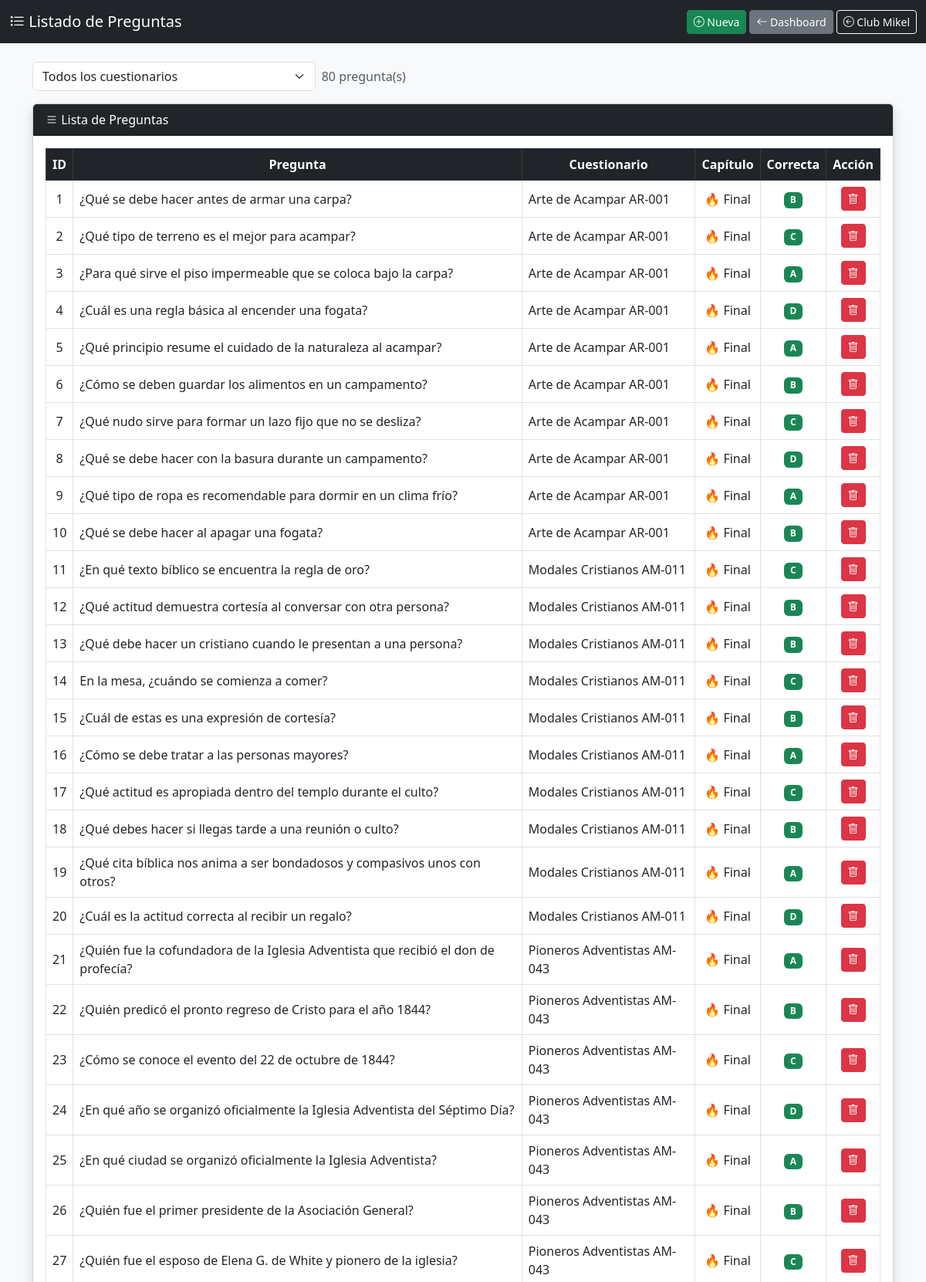
The page /admin/preguntas.php (signed in, upper part) on the database its author committed.
### tables this page shows
CREATE TABLE `preguntas` (
  `id` int(11) NOT NULL,
  `pregunta` text DEFAULT NULL,
  `opcion_a` varchar(255) DEFAULT NULL,
  `opcion_b` varchar(255) DEFAULT NULL,
  `opcion_c` varchar(255) DEFAULT NULL,
  `opcion_d` varchar(255) DEFAULT NULL,
  `respuesta_correcta` char(1) DEFAULT NULL,
  `explicacion` text DEFAULT NULL,
  `capitulo` varchar(10) NOT NULL,
  `id_cuestionario` int(11) DEFAULT NULL
);

CREATE TABLE `cuestionarios` (
  `id` int(11) NOT NULL,
  `nombre` varchar(100) NOT NULL,
  `descripcion` text DEFAULT NULL,
  `fecha_creacion` timestamp NOT NULL DEFAULT current_timestamp(),
  `imagen` varchar(255) DEFAULT NULL
);

### includes/auth.php (called while the page is built, shortened)
<?php
function e($s){ return htmlspecialchars((string)$s, ENT_QUOTES, 'UTF-8'); }

### admin/preguntas.php (the view, shortened to what this page needs)
<?php
require __DIR__ . '/../includes/auth.php';
require __DIR__ . '/../modelo/conexion.php';
$filtro = (int)($_GET['cuestionario'] ?? 0);
$sql = "SELECT p.*, c.nombre AS cuestionario
        FROM preguntas p
        LEFT JOIN cuestionarios c ON c.id = p.id_cuestionario";
if ($filtro > 0) {
    $stmt = $con->prepare($sql . " WHERE p.id_cuestionario=? ORDER BY p.capitulo, p.id");
    $stmt->bind_param("i", $filtro);
    $stmt->execute();
    $preguntas = $stmt->get_result()->fetch_all(MYSQLI_ASSOC);
} else {
    $preguntas = $con->query($sql . " ORDER BY p.id_cuestionario, p.capitulo, p.id")->fetch_all(MYSQLI_ASSOC);
}
?>
<!DOCTYPE html>
<html lang="es">
<head>
<link href="https://cdn.jsdelivr.net/npm/bootstrap@5.3.0/dist/css/bootstrap.min.css" rel="stylesheet">
<link href="https://cdn.jsdelivr.net/npm/bootstrap-icons@1.10.5/font/bootstrap-icons.css" rel="stylesheet">
</head>
<body class="bg-light">
<nav class="navbar navbar-dark bg-dark">
<div class="container-fluid">
    <span class="navbar-brand"><i class="bi bi-list-task"></i> Listado de Preguntas</span>
    <div>
        <a href="registrarPreguntas.php" class="btn btn-success btn-sm"><i class="bi bi-plus-circle"></i> Nueva</a>
        <a href="dashboard.php" class="btn btn-secondary btn-sm"><i class="bi bi-arrow-left"></i> Dashboard</a>
        <a href="<?= CLUB_URL ?>" class="btn btn-outline-light btn-sm"><i class="bi bi-arrow-left-circle"></i> Club Mikel</a>
    </div>
</div>
</nav>
<div class="container mt-4">
<form method="GET" class="row g-2 mb-3">
    <div class="col-md-4">
        <select name="cuestionario" class="form-select" onchange="this.form.submit()">
            <option value="0">Todos los cuestionarios</option>
        </select>
    </div>
    <div class="col-auto align-self-center text-muted"><?= count($preguntas) ?> pregunta(s)</div>
</form>
<div class="card shadow">
<div class="card-header bg-dark text-white"><i class="bi bi-list"></i> Lista de Preguntas</div>
<div class="card-body">
<div class="table-responsive">
<table class="table table-hover table-bordered align-middle">
    <thead class="table-dark text-center">
        <tr>
            <th>ID</th><th>Pregunta</th><th>Cuestionario</th><th>Capítulo</th><th>Correcta</th><th>Acción</th>
        </tr>
    </thead>
    <tbody>
    <?php foreach ($preguntas as $row) { ?>
        <tr>
            <td class="text-center"><?= (int)$row['id'] ?></td>
            <td><?= e($row['pregunta']) ?></td>
            <td><?= e($row['cuestionario'] ?? '—') ?></td>
            <td class="text-center"><?= $row['capitulo'] === 'final' ? '🔥 Final' : e($row['capitulo']) ?></td>
            <td class="text-center"><span class="badge bg-success"><?= e($row['respuesta_correcta']) ?></span></td>
            <td class="text-center">
                <form action="eliminar_pregunta.php" method="POST" class="d-inline"
                      onsubmit="return confirm('¿Eliminar esta pregunta?')">
                    <button class="btn btn-danger btn-sm"><i class="bi bi-trash"></i></button>
                </form>
            </td>
        </tr>
    <?php } ?>
    </tbody>
</table>
</div>
</div>
</div>
</div>
</body>
</html>

### rows shown on the page
preguntas: id "1", pregunta "¿Qué se debe hacer antes de armar una carpa?", id_cuestionario.nombre "Arte de Acampar AR-001", capitulo "🔥 Final", respuesta_correcta "B"
preguntas: id "2", pregunta "¿Qué tipo de terreno es el mejor para acampar?", id_cuestionario.nombre "Arte de Acampar AR-001", capitulo "🔥 Final", respuesta_correcta "C"
preguntas: id "3", pregunta "¿Para qué sirve el piso impermeable que se coloca bajo la carpa?", id_cuestionario.nombre "Arte de Acampar AR-001", capitulo "🔥 Final", respuesta_correcta "A"
preguntas: id "4", pregunta "¿Cuál es una regla básica al encender una fogata?", id_cuestionario.nombre "Arte de Acampar AR-001", capitulo "🔥 Final", respuesta_correcta "D"
preguntas: id "5", pregunta "¿Qué principio resume el cuidado de la naturaleza al acampar?", id_cuestionario.nombre "Arte de Acampar AR-001", capitulo "🔥 Final", respuesta_correcta "A"
preguntas: id "6", pregunta "¿Cómo se deben guardar los alimentos en un campamento?", id_cuestionario.nombre "Arte de Acampar AR-001", capitulo "🔥 Final", respuesta_correcta "B"
preguntas: id "7", pregunta "¿Qué nudo sirve para formar un lazo fijo que no se desliza?", id_cuestionario.nombre "Arte de Acampar AR-001", capitulo "🔥 Final", respuesta_correcta "C"
preguntas: id "8", pregunta "¿Qué se debe hacer con la basura durante un campamento?", id_cuestionario.nombre "Arte de Acampar AR-001", capitulo "🔥 Final", respuesta_correcta "D"
preguntas: id "9", pregunta "¿Qué tipo de ropa es recomendable para dormir en un clima frío?", id_cuestionario.nombre "Arte de Acampar AR-001", capitulo "🔥 Final", respuesta_correcta "A"
preguntas: id "10", pregunta "¿Qué se debe hacer al apagar una fogata?", id_cuestionario.nombre "Arte de Acampar AR-001", capitulo "🔥 Final", respuesta_correcta "B"
preguntas: id "11", pregunta "¿En qué texto bíblico se encuentra la regla de oro?", id_cuestionario.nombre "Modales Cristianos AM-011", capitulo "🔥 Final", respuesta_correcta "C"
preguntas: id "12", pregunta "¿Qué actitud demuestra cortesía al conversar con otra persona?", id_cuestionario.nombre "Modales Cristianos AM-011", capitulo "🔥 Final", respuesta_correcta "B"
preguntas: id "13", pregunta "¿Qué debe hacer un cristiano cuando le presentan a una persona?", id_cuestionario.nombre "Modales Cristianos AM-011", capitulo "🔥 Final", respuesta_correcta "B"
preguntas: id "14", pregunta "En la mesa, ¿cuándo se comienza a comer?", id_cuestionario.nombre "Modales Cristianos AM-011", capitulo "🔥 Final", respuesta_correcta "C"
preguntas: id "15", pregunta "¿Cuál de estas es una expresión de cortesía?", id_cuestionario.nombre "Modales Cristianos AM-011", capitulo "🔥 Final", respuesta_correcta "B"
preguntas: id "16", pregunta "¿Cómo se debe tratar a las personas mayores?", id_cuestionario.nombre "Modales Cristianos AM-011", capitulo "🔥 Final", respuesta_correcta "A"
preguntas: id "17", pregunta "¿Qué actitud es apropiada dentro del templo durante el culto?", id_cuestionario.nombre "Modales Cristianos AM-011", capitulo "🔥 Final", respuesta_correcta "C"
preguntas: id "18", pregunta "¿Qué debes hacer si llegas tarde a una reunión o culto?", id_cuestionario.nombre "Modales Cristianos AM-011", capitulo "🔥 Final", respuesta_correcta "B"
preguntas: id "19", pregunta "¿Qué cita bíblica nos anima a ser bondadosos y compasivos unos con otros?", id_cuestionario.nombre "Modales Cristianos AM-011", capitulo "🔥 Final", respuesta_correcta "A"
preguntas: id "20", pregunta "¿Cuál es la actitud correcta al recibir un regalo?", id_cuestionario.nombre "Modales Cristianos AM-011", capitulo "🔥 Final", respuesta_correcta "D"
preguntas: id "21", pregunta "¿Quién fue la cofundadora de la Iglesia Adventista que recibió el don de profecía?", id_cuestionario.nombre "Pioneros Adventistas AM-043", capitulo "🔥 Final", respuesta_correcta "A"
preguntas: id "22", pregunta "¿Quién predicó el pronto regreso de Cristo para el año 1844?", id_cuestionario.nombre "Pioneros Adventistas AM-043", capitulo "🔥 Final", respuesta_correcta "B"
preguntas: id "23", pregunta "¿Cómo se conoce el evento del 22 de octubre de 1844?", id_cuestionario.nombre "Pioneros Adventistas AM-043", capitulo "🔥 Final", respuesta_correcta "C"
preguntas: id "24", pregunta "¿En qué año se organizó oficialmente la Iglesia Adventista del Séptimo Día?", id_cuestionario.nombre "Pioneros Adventistas AM-043", capitulo "🔥 Final", respuesta_correcta "D"
preguntas: id "25", pregunta "¿En qué ciudad se organizó oficialmente la Iglesia Adventista?", id_cuestionario.nombre "Pioneros Adventistas AM-043", capitulo "🔥 Final", respuesta_correcta "A"
preguntas: id "26", pregunta "¿Quién fue el primer presidente de la Asociación General?", id_cuestionario.nombre "Pioneros Adventistas AM-043", capitulo "🔥 Final", respuesta_correcta "B"
preguntas: id "27", pregunta "¿Quién fue el esposo de Elena G. de White y pionero de la iglesia?", id_cuestionario.nombre "Pioneros Adventistas AM-043", capitulo "🔥 Final", respuesta_correcta "C"

### other values the page prints
count($preguntas) "80"
